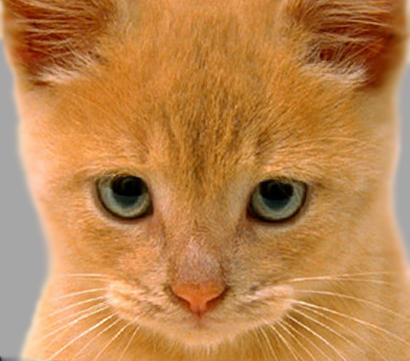
%> input picture hw2/data/cat.bmp, 410 x 361 px
$ octave compare_imfilter.m   (GNU Octave 9; MATLAB toolbox functions it lacks are replaced by stand-ins)
%> lines starting %> are read from the running program, lines starting %| are printed output that depends on the picture
close all;
clc;
test_image = im2single(imread('../data/cat.bmp'));
filter = [-1 0 1; -2 0 2; -1 0 1];

convolution = imfilter(test_image, filter, 'conv');
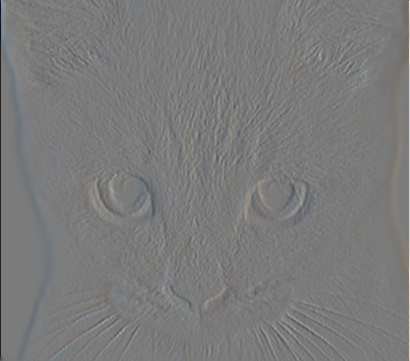
%> convolution: size 361x410x3 single; mean R, G, B -0.000685, -8.2e-05, 0.000492; drawn with min black and max white
correlation = imfilter(test_image, filter, 'corr');
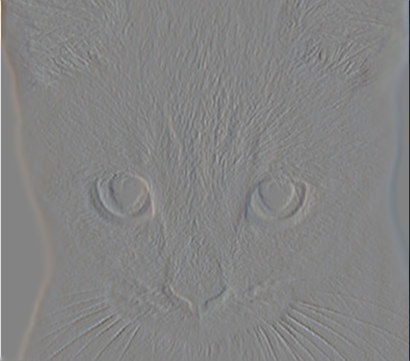
%> correlation: size 361x410x3 single; mean R, G, B 0.000685, 8.2e-05, -0.000492; drawn with min black and max white

imshow(convolution);
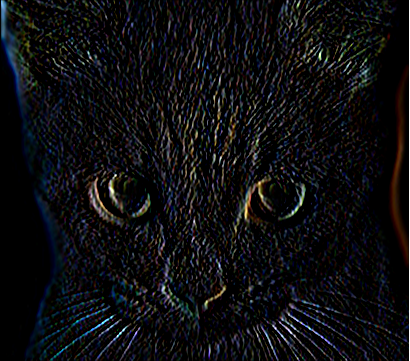
%> displayed picture: size 361x410x3, on the screen's scale of 0 to 255; mean R, G, B 14.4, 14.6, 16.7
figure();
imshow(correlation);
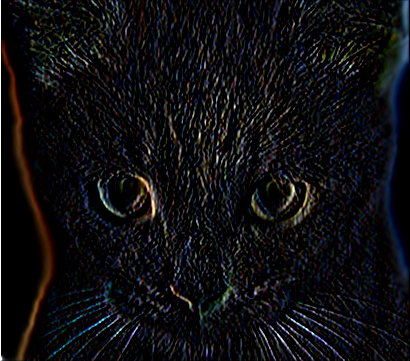
%> displayed picture: size 361x410x3, on the screen's scale of 0 to 255; mean R, G, B 14.7, 14.6, 16.5

$ run again, with hw2/data/dog.bmp copied over hw2/data/cat.bmp
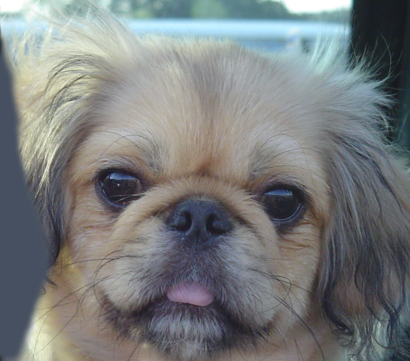
%> input picture hw2/data/dog.bmp, 410 x 361 px
%> `correlation = imfilter(test_image, filter, 'corr');`:
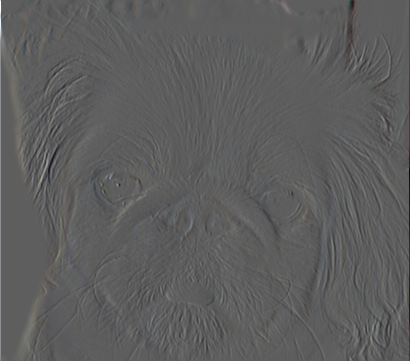
%> correlation: size 361x410x3 single; mean R, G, B -0.000911, -0.000813, -0.00116; drawn with min black and max white
%> `imshow(correlation);`:
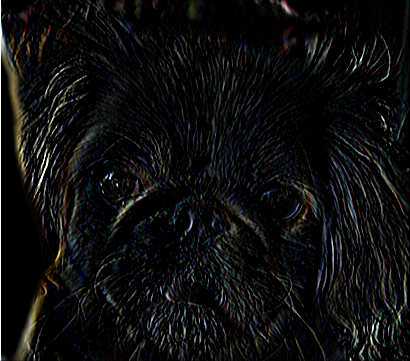
%> displayed picture: size 361x410x3, on the screen's scale of 0 to 255; mean R, G, B 13.9, 14.2, 14.1
